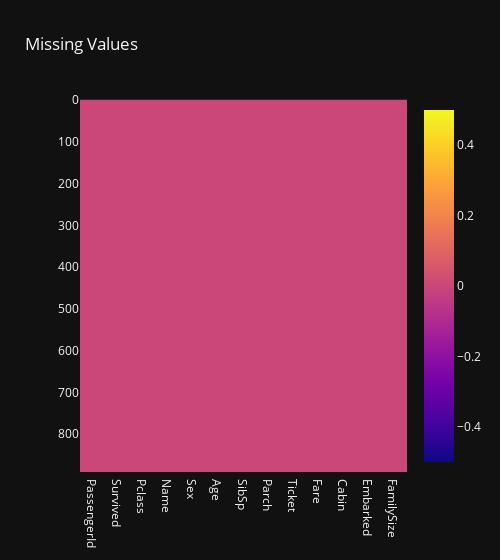

Here is the notebook cell this chart was saved with:
### Code cell
# fill the missing values in the Age column with the mean of the column because it is a numerical column
df["Age"] = df["Age"].fillna(df["Age"].mean())
# fill the missing values in the Embarked column with the most frequent value of the column because it is a categorical column
df["Embarked"] = df["Embarked"].fillna(df["Embarked"].mode()[0])
# fill the missing values in the Cabin column with the string "Unknown" instead of dropping the column because there are too many missing values
df["Cabin"] = df["Cabin"].fillna("Unknown")
# call the missing_values function defined earlier to see the updated information about the missing values
missing_values(df)

### Figure 1 — Plotly figure (JSON) as saved in the notebook; plotly's stock layout.template omitted (floating-point values rounded to 4 significant figures; data arrays with more than 128 entries replaced by an {"elided": "..."} marker saying what was removed)
{"data": [{"coloraxis": "coloraxis", "hovertemplate": "x: %{x}<br>y: %{y}<br>color: %{z}<extra></extra>", "name": "0", "type": "heatmap", "x": ["PassengerId", "Survived", "Pclass", "Name", "Sex", "Age", "SibSp", "Parch", "Ticket", "Fare", "Cabin", "Embarked", "FamilySize"], "xaxis": "x", "y": {"elided": "891 int values"}, "yaxis": "y", "z": {"elided": "891x13 int values"}}], "layout": {"coloraxis": {"colorscale": [[0, "#0d0887"], [0.1111, "#46039f"], [0.2222, "#7201a8"], [0.3333, "#9c179e"], [0.4444, "#bd3786"], [0.5556, "#d8576b"], [0.6667, "#ed7953"], [0.7778, "#fb9f3a"], [0.8889, "#fdca26"], [1, "#f0f921"]]}, "title": {"text": "Missing Values"}, "width": 500, "xaxis": {"anchor": "y", "constrain": "domain", "domain": [0, 1], "scaleanchor": "y"}, "yaxis": {"anchor": "x", "autorange": "reversed", "constrain": "domain", "domain": [0, 1]}}}
